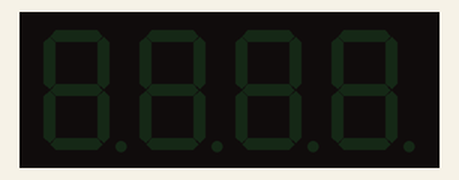
Simulated run of this sketch. Board: Arduino Uno, built with avr-gcc and run on an emulated ATmega328P. Parts: 4-digit seven-segment display.

Above: at 0.1 s.
At 1.67 s:
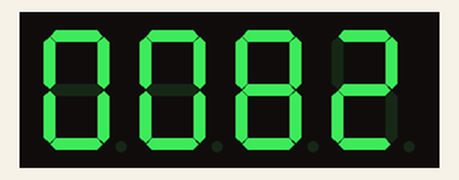
At 3.24 s:
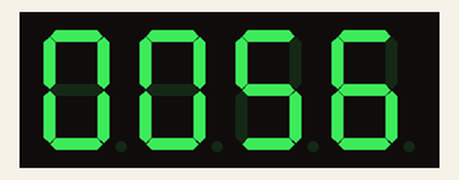
At 6.4 s:
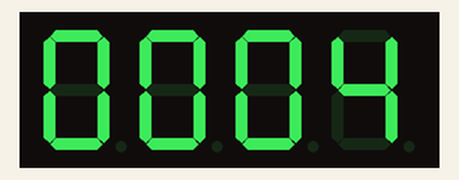
At 9.55 s:
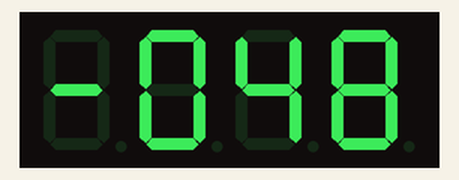
At 12.7 s:
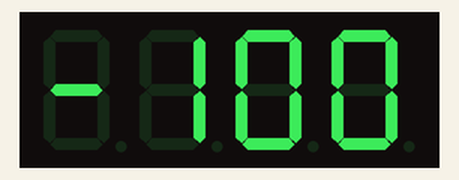

Measured:
- by itself, everything shown: repeats every 12.7 s, in 101 steps
- what the display in image 5 shows lasts 0.7 s, from 12.6 s to 13.3 s

The sketch:

lab1.ino
```cpp
#include <Arduino.h>
#include <TM1637Display.h>

// Module connection pins (Digital Pins)
#define CLK 2
#define DIO 3
#define LIT_T SEG_D | SEG_E | SEG_F | SEG_G
#define LIT_R SEG_E | SEG_G
#define LIT_A SEG_A | SEG_B | SEG_C | SEG_E | SEG_F | SEG_G
#define LIT_I SEG_B | SEG_C
#define LIT_N  SEG_C | SEG_E | SEG_G
#define LIT_L SEG_D | SEG_E | SEG_F
#define LIT_E SEG_A | SEG_D | SEG_E | SEG_F | SEG_G
#define LIT_F SEG_A | SEG_E | SEG_F | SEG_G

const uint8_t SEG_TRAIN[] = {
0x00, 0x00, 0x00, LIT_T, LIT_R, LIT_A, LIT_I, LIT_N, 0x00, LIT_L, LIT_E, LIT_F, LIT_T, 0x00, 0x00, 0x00, 0x00};

TM1637Display display(CLK, DIO);

void setup() {
}

void loop() {
  uint8_t data[] = { 0xff, 0xff, 0xff, 0xff };
  display.setBrightness(0x0f);
  //display.setSegments(data);
  delay(500);
//1
for(int i=100; i >= -100; i-=2) {
uint8_t data[] = {};
if (i > -1 || i <= -100) {
display.showNumberDec(i, true); // Expect: 0000
delay(100);
} else if (i > -10) {
data[0] = SEG_G;
data[3] = display.encodeDigit(-i);
display.setSegments(data);
delay(100);
} else if (i > -100) {
int tr_i = trunc(-i / 10);
data[0] = SEG_G;
data[2] = display.encodeDigit(tr_i);
data[3] = display.encodeDigit((-10*tr_i)-i);
display.setSegments(data);
delay(100);
}
};

//2
  // for(float d=5; d >= -5; d-=0.1) {
  //   if ( d >= 0) {
  //     int a = d*100;
  //     int trunc_d = trunc(d);
  //     int dd = (d - trunc_d) * 10;
  //     data[0] = 0x00;
  //     data[1] = display.encodeDigit(trunc_d) | B10000000;
  //     data[2] = display.encodeDigit(dd);
  //     data[3] = display.encodeDigit(0);
  //     display.setSegments(data);
  //   } else {
  //     float b = ((-d*100) + 1) / 100;
  //     int trunc_d = trunc(b);
  //     float dd = (b*10 - trunc_d*10);
  //     data[0] = SEG_G;
  //     data[1] = display.encodeDigit(0);
  //     data[1] = display.encodeDigit(trunc_d) | B10000000;
  //     data[2] = display.encodeDigit(dd);
  //     data[3] = display.encodeDigit(0);
  //     display.setSegments(data);
  //   };
  //   delay(200);
  // };

  //3
  // size_t text_len = sizeof(SEG_TRAIN)/sizeof(uint8_t) - 4;
  // while (1)
  // {
  // for(int t=0; t < text_len; t++) {

  //       //uint8_t data[] = { SEG_TRAIN[t], SEG_TRAIN[t+1], SEG_TRAIN[t+2], SEG_TRAIN[0]  };
  //       display.setSegments(SEG_TRAIN + t);
  //       delay(200);

  // }
  //   //delay(400);
  // }
}
```
